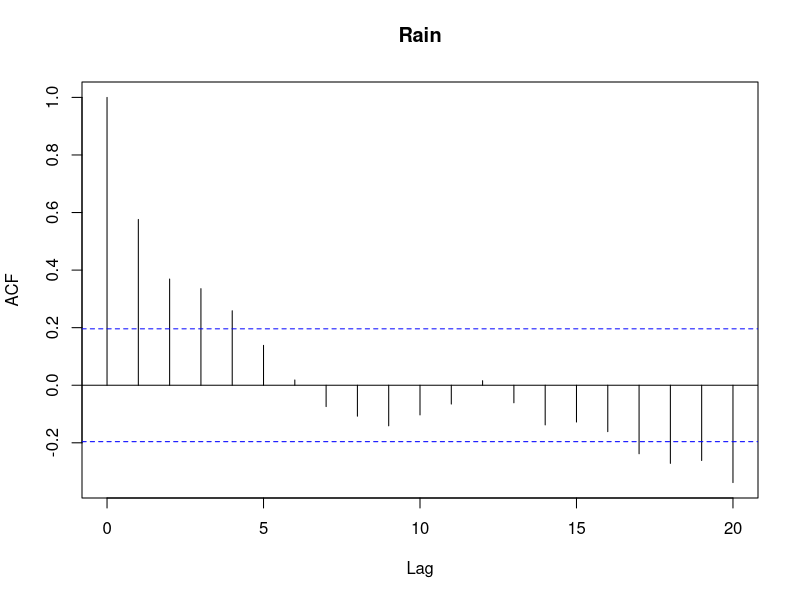
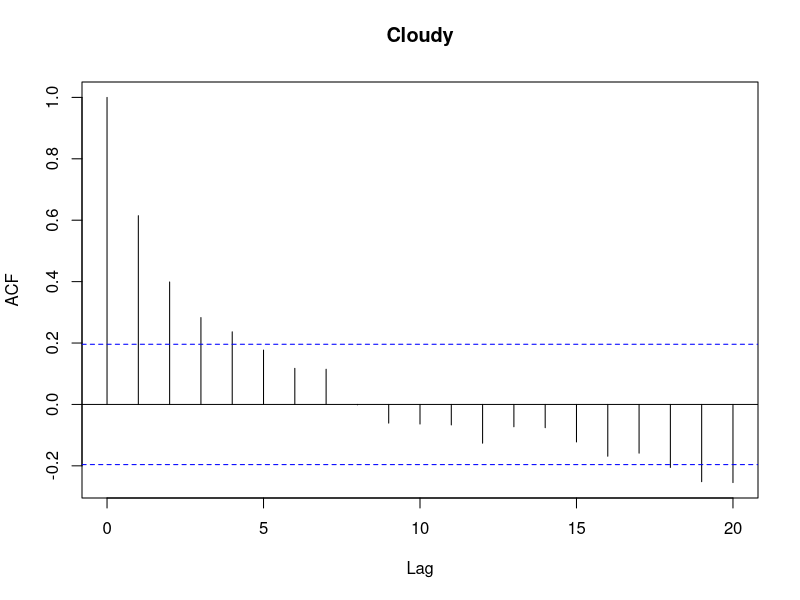
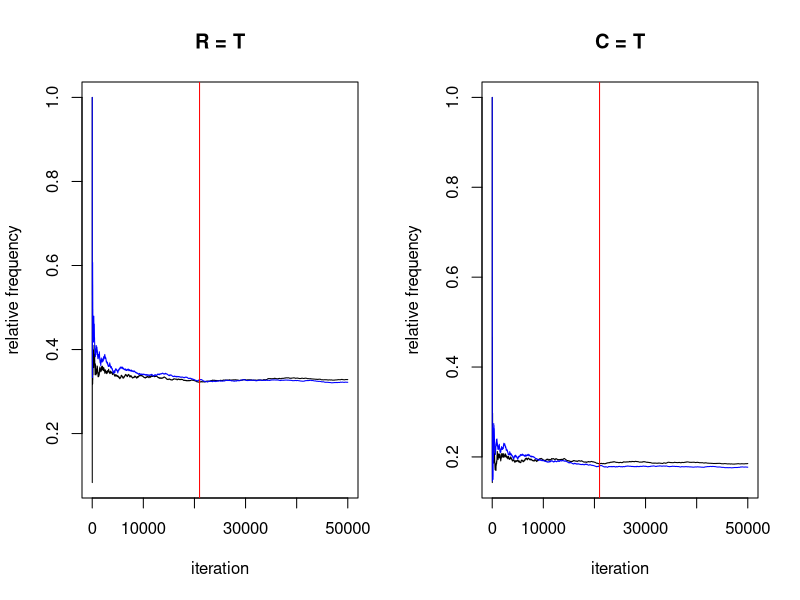
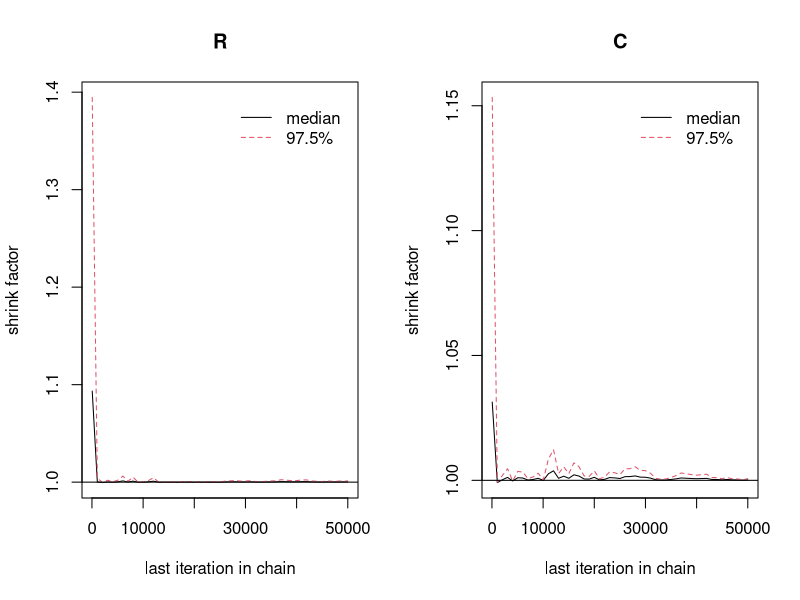

The R script that drew these images, in order:
## ---- chunk 1
knitr::opts_chunk$set(echo=TRUE, warning=FALSE, message=FALSE)
## ---- chunk 2
# Encoding conditional probabilities
p <- list(C=0.5, S.C1=0.1, S.C0=0.5, R.C1=0.8, R.C0=0.2, 
          W.S1_R1=0.99, W.S1_R0=0.9, W.S0_R1=0.9, W.S0_R0=0.01)
p$C.R1_S1_W1 <- p$R.C1*p$S.C1*p$C/(p$R.C1*p$S.C1*p$C+p$R.C0*p$S.C0*(1-p$C))
p$C.R0_S1_W1 <- (1-p$R.C1)*p$S.C1*p$C/((1-p$R.C1)*p$S.C1*p$C+(1-p$R.C0)*p$S.C0*(1-p$C))
p$R.C1_S1_W1 <- p$W.S1_R1*p$R.C1/(p$W.S1_R1*p$R.C1+p$W.S1_R0*(1-p$R.C1))
p$R.C0_S1_W1 <- p$W.S1_R1*p$R.C0/(p$W.S1_R1*p$R.C0+p$W.S1_R0*(1-p$R.C0))
## ---- chunk 3

Gibbs_sampler <- function(N=100) {
    samples <- matrix(NA, ncol=2, nrow=N, dimnames=list(NULL, c("R", "C")))
    # Initialisation (beginning state)
    samples[1,] <- c(TRUE, TRUE)

    for(n in 2:N) {
        # Random sampling to choose which variable (R or C) is updated
        indicator <- sample(c("R", "C"), size=1, prob=c(0.5, 0.5))
        if(indicator == "R") {
            # Sampling from P(R_{n+1}|C_{n},S=T,W=T)
            if(samples[(n-1), "C"]) sampling_prob <- p$R.C1_S1_W1 else sampling_prob <- p$R.C0_S1_W1

            sampled_R <- sample(c(TRUE, FALSE), size=1, prob=c(sampling_prob, (1-sampling_prob)))
            samples[n,] <- c(sampled_R, samples[(n-1), "C"])
        } else {
            # Sampling from P(C_{n+1}|R_{n},S=T,W=T)
            if(samples[(n-1), "R"]) sampling_prob <- p$C.R1_S1_W1 else sampling_prob <- p$C.R0_S1_W1

            sampled_C <- sample(c(TRUE, FALSE), size=1, prob=c(sampling_prob, (1-sampling_prob)))
            samples[n,] <- c(samples[(n-1), "R"], sampled_C)
        }
    }

    return(samples)
}

## ---- chunk 4
set.seed(42)
N <- 100
samples <- Gibbs_sampler(N)
## ---- chunk 5
result <- table(samples[, "R"], samples[, "C"])/N
rownames(result) <- c("R0", "R1")
colnames(result) <- c("C0", "C1")
result
## ---- chunk 6
marginal.R.S1_W1 <- sum(result[2,])
marginal.R.S1_W1
## ---- chunk 7
acf_output_R <- acf(as.numeric(samples[, "R"]), main="Rain")
acf_output_C <- acf(as.numeric(samples[, "C"]), main="Cloudy")
## ---- chunk 8
ESS_R <- acf_output_R$n.used/(1+2*sum(acf_output_R$acf))
ESS_C <- acf_output_C$n.used/(1+2*sum(acf_output_C$acf))
print(paste("Effective sample size for 'rain':", ESS_R))
print(paste("Effective sample size for 'cloudy':", ESS_C))
## ---- chunk 9
set.seed(42)
N <- 50000
samples1 <- Gibbs_sampler(N)

result1 <- table(samples1[, "R"], samples1[, "C"])/N
rownames(result1) <- c("R0", "R1")
colnames(result1) <- c("C0", "C1")

samples2 <- Gibbs_sampler(N)

result2 <- table(samples2[, "R"], samples2[, "C"])/N
rownames(result2) <- c("R0", "R1")
colnames(result2) <- c("C0", "C1")
## ---- chunk 10
result1
## ---- chunk 11
result2
## ---- chunk 12
# Plotting relative frequencies of R = T and C = T
burn_in_phase <- 21000
par(mfrow=c(1,2))
plot(1:N, cumsum(samples1[, "R"])/seq_len(N), type="l", 
    xlab="iteration", ylab="relative frequency", main="R = T")
lines(cumsum(samples2[, "R"])/seq_len(N), type='l', col='blue')
abline(v=burn_in_phase, col="red")
plot(1:N, cumsum(samples1[, "C"])/seq_len(N), type="l", 
    xlab="iteration", ylab="relative frequency", main="C = T")
lines(cumsum(samples2[, "C"])/seq_len(N), type='l', col='blue')
abline(v=burn_in_phase, col="red")
## ---- chunk 13
library(coda)
mcmcs <- mcmc.list(mcmc(data=samples1, start=2, end=N),
                   mcmc(data=samples2, start=2, end=N))
gelman.plot(mcmcs)
## ---- chunk 14
gelman.diag(mcmcs)
## ---- chunk 15
burn_in_phase <- 20500
result1 <- table(samples1[(burn_in_phase+1):N, "R"], 
    samples1[(burn_in_phase+1):N, "C"])/(N-burn_in_phase)
rownames(result1) <- c("R0", "R1")
colnames(result1) <- c("C0", "C1")
result1

result2 <- table(samples2[(burn_in_phase+1):N, "R"], 
    samples2[(burn_in_phase+1):N, "C"])/(N-burn_in_phase)
rownames(result2) <- c("R0", "R1")
colnames(result2) <- c("C0", "C1")
result2

marginal1.R.S1_W1 <- sum(result1[2,])
marginal2.R.S1_W1 <- sum(result2[2,])
print("Marginal probability using the first run of 50000 iterations and excluded burn-in phase:")
print(marginal1.R.S1_W1)
print("Marginal probability using the second run of 50000 iterations and excluded burn-in phase:")
print(marginal2.R.S1_W1)
## ---- chunk 16
S1_W1 <- p$W.S1_R0*p$S.C0*(1-p$R.C0)*(1-p$C) +
         p$W.S1_R0*p$S.C1*(1-p$R.C1)*p$C +
         p$W.S1_R1*p$S.C0*p$R.C0*(1-p$C) +
         p$W.S1_R1*p$S.C1*p$R.C1*p$C

R1_S1_W1 <- p$W.S1_R1*p$S.C0*p$R.C0*(1-p$C) +
            p$W.S1_R1*p$S.C1*p$R.C1*p$C

analytical_marginal.R.S1_W1 <- R1_S1_W1 / S1_W1

print("Analytical solution for the marginal probability:")
print(analytical_marginal.R.S1_W1)
